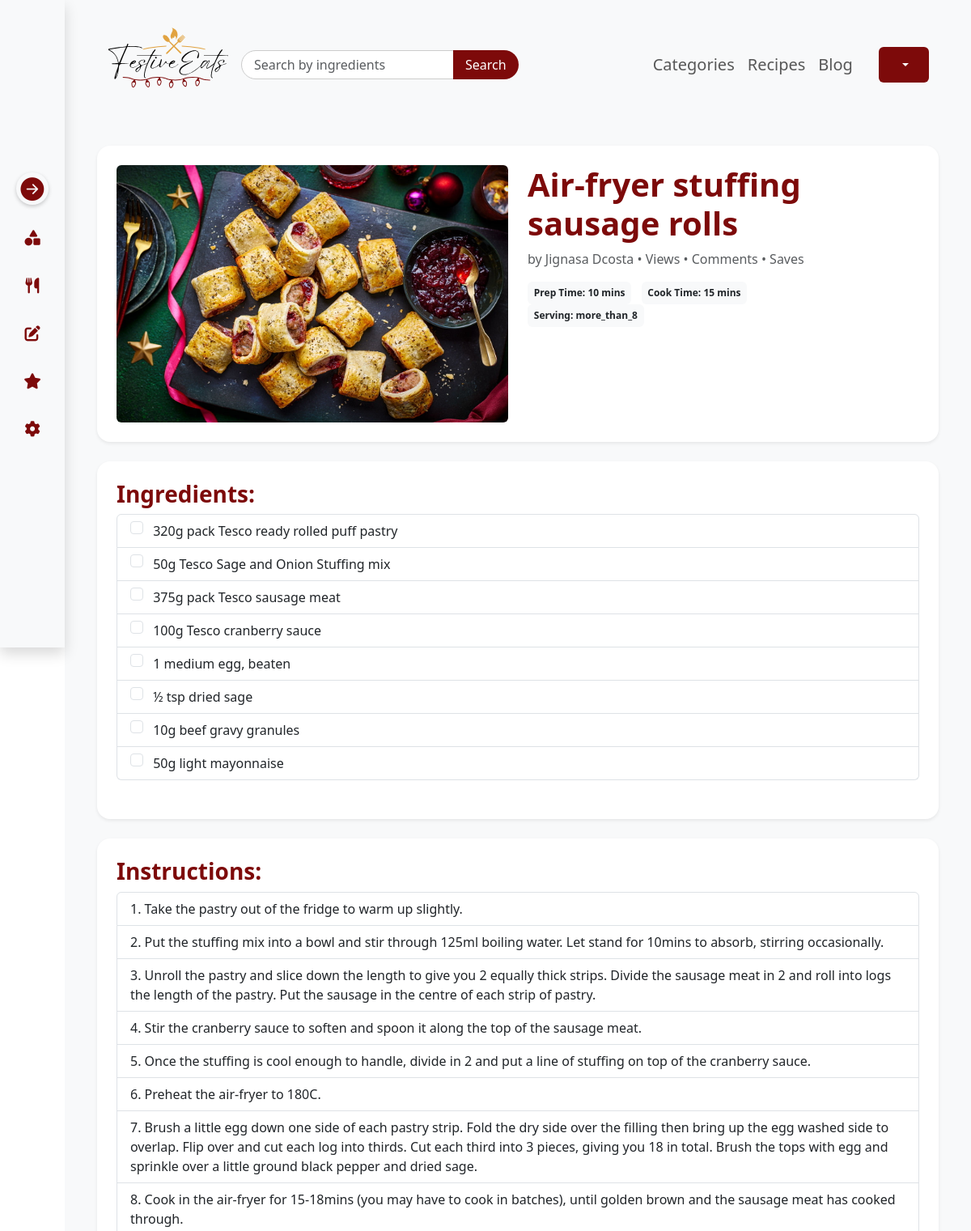
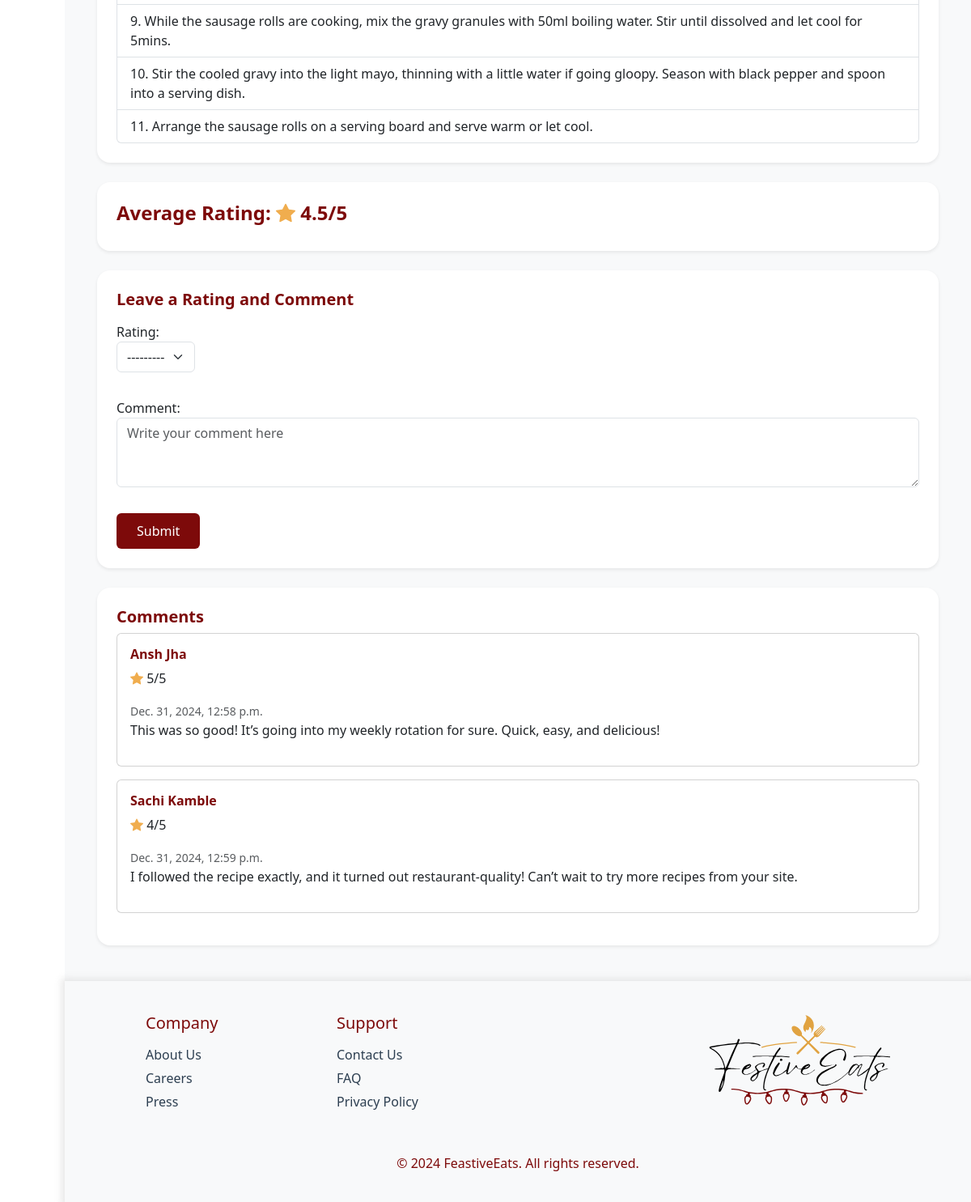
Page /recipe/1/ on the committed database (2 pictures, top to bottom).
### account/models.py (models this page shows, shortened)
class Recipe(models.Model):
    user = models.ForeignKey(CustomUser, on_delete=models.CASCADE, related_name='recipes')
    name = models.CharField(max_length=255)
    description = models.TextField()
    category = models.ForeignKey(
        'Category',  # Reference the model name
        on_delete=models.CASCADE,  # Ensure cascading delete
       related_name='cat_recipes',  # Optional: Reverse lookup name
        null=True,  # Allow null if needed
        blank=True  # Allow empty value in forms
    )
    dietary_preference = models.CharField(max_length=50, choices=DIETARY_PREFERENCES)
    ingredients = models.TextField(help_text="Enter each ingredient on a new line.")
    cooking_instructions = models.TextField()
    serving_options = models.CharField(max_length=255, choices=SERVING_OPTIONS)
    preparation_time = models.PositiveIntegerField(help_text="Time in minutes")
    cooking_time = models.PositiveIntegerField(help_text="Time in minutes")
    additional_notes = models.TextField(blank=True, null=True)
    difficulty_level = models.CharField(max_length=10, choices=DIFFICULTY_LEVELS)
    image = models.ImageField(upload_to='recipe_images/', null=True, blank=True)
    created_at = models.DateTimeField(auto_now_add=True)
    updated_at = models.DateTimeField(auto_now=True)
    @property
    def average_rating(self):
        return self.rating_comments.aggregate(models.Avg('rating'))['rating__avg'] or 0

class CustomUser(AbstractUser):
    email = models.EmailField(unique=True)  # Make email unique
    first_name = models.CharField(max_length=50)
    last_name = models.CharField(max_length=50)
    user_permissions=models.ManyToManyField('auth.Permission',related_name='account_user_permission_set',blank=True)
    groups = models.ManyToManyField('auth.Group',related_name='account_user_set',blank=True)
    USERNAME_FIELD = 'email' # Use email as the username field
    REQUIRED_FIELDS = ['username']
    class Meta:
        indexes = [
            models.Index(fields=['username']),
            models.Index(fields=['email']),
        ]

class RatingComment(models.Model):
    recipe = models.ForeignKey(Recipe, on_delete=models.CASCADE, related_name='rating_comments')
    user = models.ForeignKey(CustomUser, on_delete=models.CASCADE, related_name='user_rating_comments')
    rating = models.PositiveSmallIntegerField(choices=[(i, i) for i in range(1, 6)], null=True, blank=True)  # 1-5 scale
    comment = models.TextField(blank=True, null=True)
    created_at = models.DateTimeField(auto_now_add=True)
    class Meta:
        unique_together = ('recipe', 'user')  # Prevent duplicate entries by the same user for the same recipe

### account/views.py (the view)
# urls.py: path('recipe/<int:id>/',views.recipe_detail,name='recipe_detail'),
def recipe_detail(request, id):
    recipe = get_object_or_404(Recipe, id=id)
    if request.method == 'POST':
        form = RatingCommentForm(request.POST)
        if form.is_valid():
            rating_comment, created = RatingComment.objects.get_or_create(
                recipe=recipe,
                user=request.user,
                defaults={'rating': form.cleaned_data['rating'], 'comment': form.cleaned_data['comment']}
            )
            if not created:
                rating_comment.rating = form.cleaned_data['rating']
                rating_comment.comment = form.cleaned_data['comment']
                rating_comment.save()
            return redirect('recipe_detail', id=recipe.id)
    else:
        form = RatingCommentForm()
    rating_comments = RatingComment.objects.filter(recipe=recipe).select_related('user')
    context = {
        'recipe': recipe,
        'form': form,
        'rating_comments': rating_comments,
    }
    return render(request, "recipe_detail.html", context)

### account/forms.py
class RatingCommentForm(forms.ModelForm):
    class Meta:
        model = RatingComment
        fields = ['rating', 'comment']
        widgets = {
            'rating': forms.Select(choices=[(i, i) for i in range(1, 6)], attrs={'class': 'form-select'}),
            'comment': forms.Textarea(attrs={'class': 'form-control', 'rows': 3, 'placeholder': 'Write your comment here'}),
        }

### templates/recipe_detail.html (shortened to what this page needs)
{% extends "base_autheticated.html" %}
{% load static %}
{% block content %}
<div style="margin: 20px 40px;">
    <div class="container rounded-4 shadow-sm mb-4 bg-white p-4">
        <div class="row d-flex">
            <div class="col-lg-6">
                <img src="{{ recipe.image.url }}" class="img-fluid rounded" alt="Recipe Image">
            </div>
            <div class="col-lg-5">
                <h1 class="fw-bold">{{ recipe.name }}</h1>
                <p class="text-muted">
                    by {{ recipe.user.first_name }} {{ recipe.user.last_name }} • {{ recipe.views }} Views • {{ recipe.comments.count }} Comments • {{ recipe.saves }} Saves
                </p>
                <span class="badge bg-light text-dark me-2 py-2">Prep Time: {{ recipe.preparation_time }} mins</span>
                <span class="badge bg-light text-dark me-2 py-2">Cook Time: {{ recipe.cooking_time }} mins</span>
                <span class="badge bg-light text-dark me-2 py-2">Serving: {{ recipe.serving_options }}</span>
            </div>
        </div>
    </div>
    <div class="container rounded-4 shadow-sm mb-4 bg-white p-4">
        <h3 class="fw-bold">Ingredients:</h3>
        <ul class="list-group mb-4">
            {% for ingredient in recipe.ingredients.splitlines %}
            <li class="list-group-item">
                <input class="form-check-input me-2" type="checkbox">
                {{ ingredient }}
            </li>
            {% endfor %}
        </ul>
    </div>
    <div class="container rounded-4 shadow-sm mb-4 bg-white p-4">
        <h3 class="fw-bold">Instructions:</h3>
        <ol class="list-group list-group-numbered">
            {% for instruction in recipe.cooking_instructions.splitlines %}
            <li class="list-group-item">{{ instruction }}</li>
            {% endfor %}
        </ol>
    </div>
    <div class="container rounded-4 shadow-sm mb-4 bg-white p-4">
        <h4 class="fw-bold">Average Rating: <i class="bi bi-star-fill" style="color:#F0AD4E;"></i> <span style="color: #7D0A0A;">{{ recipe.average_rating|floatformat:1 }}/5</span></h4>
    </div>
    <div class="container rounded-4 shadow-sm mb-4 bg-white p-4">
        <h5 class="fw-bold mb-3">Leave a Rating and Comment</h5>
        <form method="POST" class="row row-cols-lg-auto g-3">
            <div class="col lg-4">
                <div class="mb-3">
                    {{ form.rating.label_tag }} {{ form.rating }}
                </div>
            </div>
            <div class="col-lg-12">
                <div class="mb-3">
                    {{ form.comment.label_tag }} {{ form.comment }}
                </div>
                <button type="submit" class="btn btn-primary mt-3">Submit</button>
            </div>
        </form>
    </div>
    <div class="container rounded-4 shadow-sm mb-4 bg-white p-4">
        <h5 class="fw-bold">Comments</h5>
        {% for rating_comment in rating_comments %}
        <div class="card mb-3">
            <div class="card-body">
                <div class="">
                <span><h6 class="fw-bold">{{ rating_comment.user.first_name }} {{ rating_comment.user.last_name }}</h6></span>
                <div>
                    {% if rating_comment.rating %}
                    <p><i class="bi bi-star-fill" style="color:#F0AD4E;"></i> {{ rating_comment.rating }}/5 </p>
                    {% endif %}
                </div>
                </div>
                <small class="text-muted">{{ rating_comment.created_at }}</small>
                <p>{{ rating_comment.comment }}</p>
            </div>
        </div>
        {% empty %}
        <p>No comments yet.</p>
        {% endfor %}
    </div>
</div>
{% endblock content %}

### static/css/style.css (style rules this page uses)
.btn-primary { background-color: #7D0A0A; border: 0; padding: 10px 25px; display: inline-block; width: auto; }
.card-body { position: relative; }
.list-group { background-color: #F8F9FA; }
.list-group-item .form-check-input { margin-top: 0; cursor: pointer; }

### templates/base_autheticated.html (style rules this page uses)
h1, h2, h3, h4, h5, h6 { color: #7D0A0A !important; }

### rows in the picture
Recipe: image (picture), name "Air-fryer stuffing sausage rolls", user.first_name "Jignasa", user.last_name "Dcosta", preparation_time "10", cooking_time "15", serving_options "more_than_8", average_rating "4.5"
RatingComment: user.first_name "Ansh", user.last_name "Jha", rating "5", created_at "Dec. 31, 2024, 12:58 p.m.", comment "This was so good! It’s going into my weekly rotation for sure. Quick, easy, and delicious!"
RatingComment: user.first_name "Sachi", user.last_name "Kamble", rating "4", created_at "Dec. 31, 2024, 12:59 p.m.", comment "I followed the recipe exactly, and it turned out restaurant-quality! Can’t wait to try more recipes from your site."

### other values in the picture
{{ ingredient }} "320g pack Tesco ready rolled puff pastry" "50g Tesco Sage and Onion Stuffing mix" "375g pack Tesco sausage meat" "100g Tesco cranberry sauce" "1 medium egg, beaten" "½ tsp dried sage" "10g beef gravy granules" "50g light mayonnaise"
{{ instruction }} "Take the pastry out of the fridge to warm up slightly." "Put the stuffing mix into a bowl and stir through 125ml boiling water. Let stand for 10mins to absorb, stirring occasionally." "Stir the cranberry sauce to soften and spoon it along the top of the sausage meat." "Once the stuffing is cool enough to handle, divide in 2 and put a line of stuffing on top of the cranberry sauce." "Preheat the air-fryer to 180C." "Cook in the air-fryer for 15-18mins (you may have to cook in batches), until golden brown and the sausage meat has cooked through." "While the sausage rolls are cooking, mix the gravy granules with 50ml boiling water. Stir until dissolved and let cool for 5mins." "Stir the cooled gravy into the light mayo, thinning with a little water if going gloopy. Season with black pepper and spoon into a serving dish." "Arrange the sausage rolls on a serving board and serve warm or let cool."
